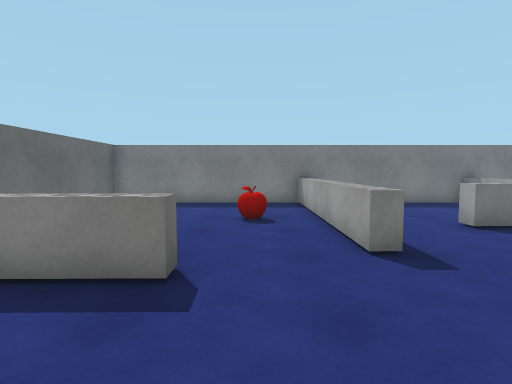
[1] (above)

15 first-person views from a walk through a Unity game level. The camera is 1.3 m above the floor, tilts 4° down and sees 80° across. The floor is counted in squares, 1 m on a side. Each view is taken from the middle of a square. On the plan, view 1 faces up. The plan holds only what a view shows up to about 14 squares ahead; the rest is blank. The player character is not drawn. Surface patterns are stand-ins for the level's own textures.

[2]
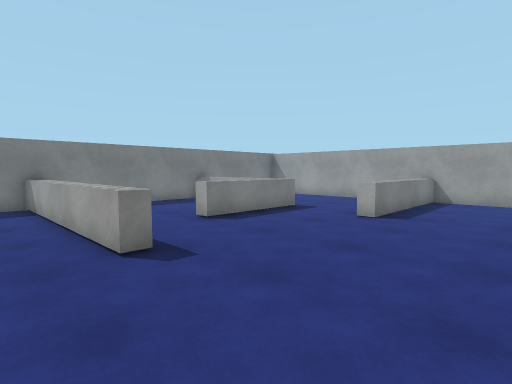

[3]
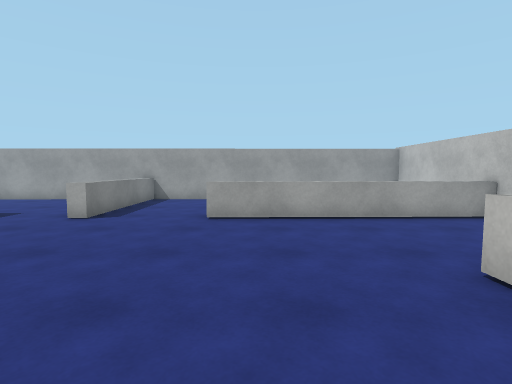

[4]
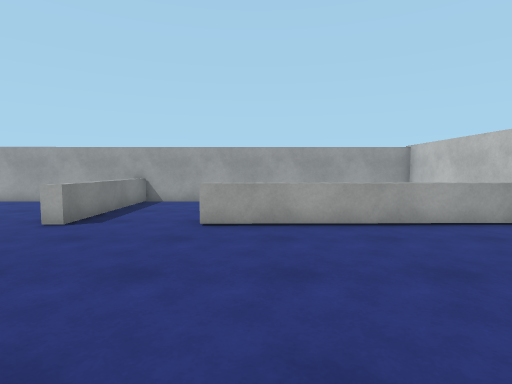

[5]
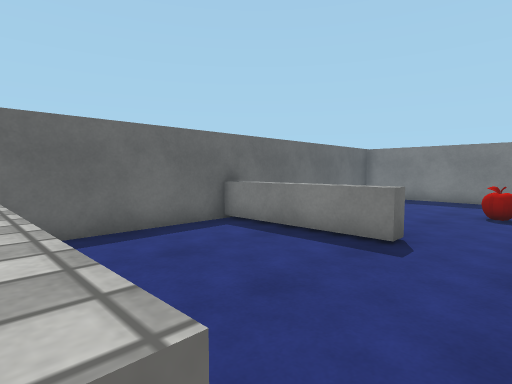

[6]
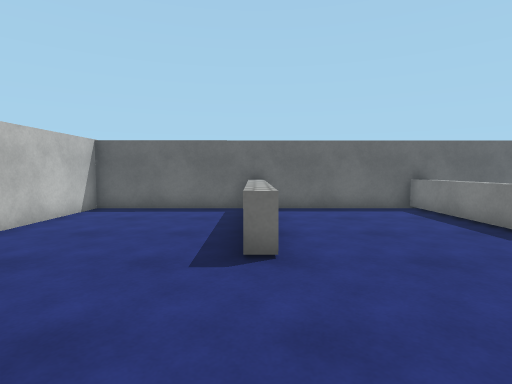

[7]
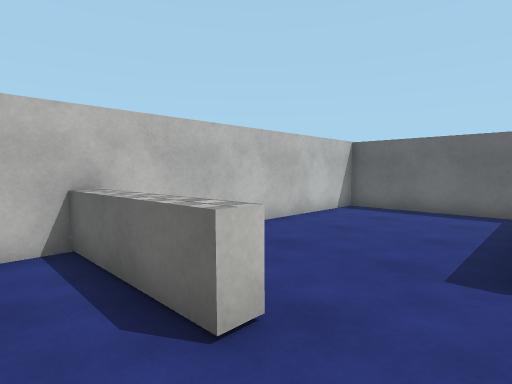

[8]
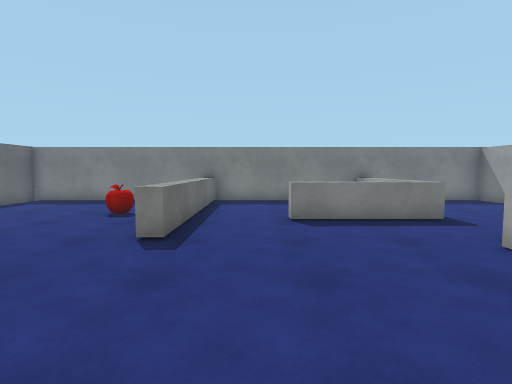

[9]
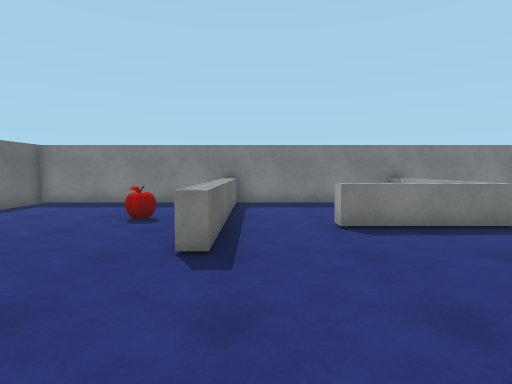

[10]
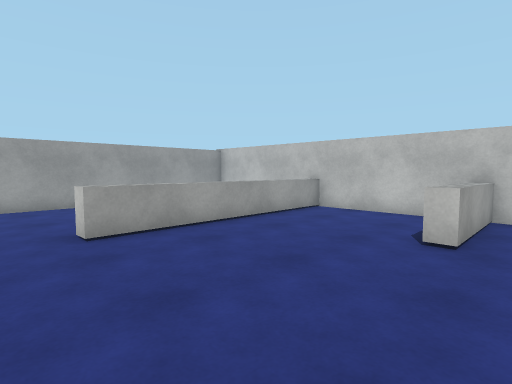

[11]
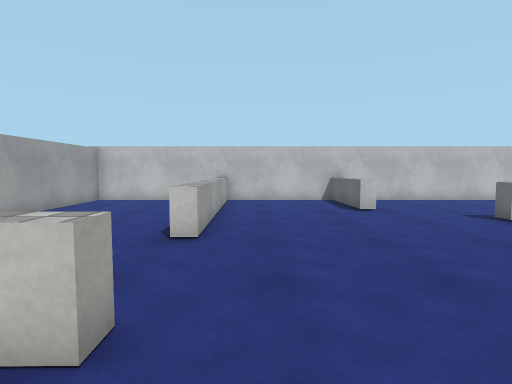

[12]
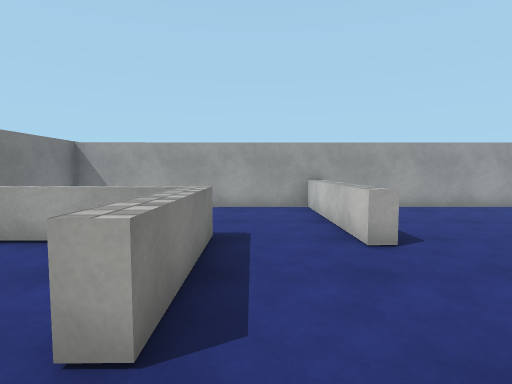

[13]
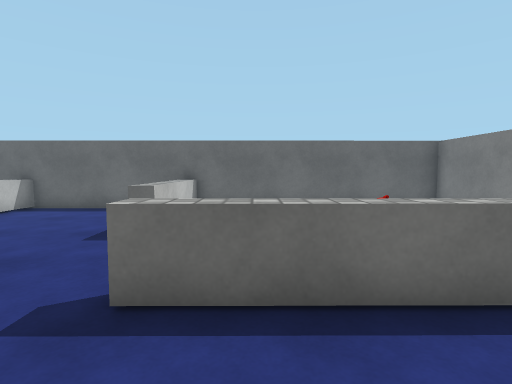

[14]
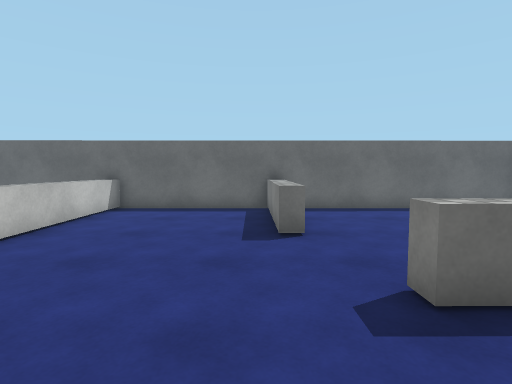

[15]
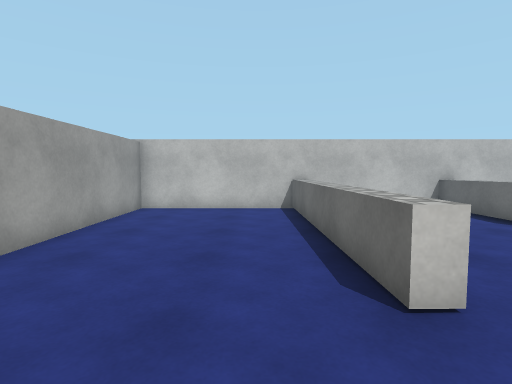

### Floor plan
Key: @ floor where view 1 was taken; # wall or solid block; . floor; = window, fence, low wall or low ledge; ^ raised ledge; A apple.
Columns run from 6 left of view 1 to 14 right of it. Each row starts with its distance up from view 1.
 13 #####################
 12 #.......^......=  ..#
 11 #.......^......=  ..#
 10 #.......^......= ...#
  9 #.......^......=....#
  8 #.....A.^......=....#
  7 #.......^..^^^^^....#
  6 #.......^...........#
  5 #.......^...........#
  4 #^^^^=........^^^===#
  3 #...................#
  2 #...................#
  1 #...................#
  0 #.....@.......==....#
 -1 #.............==....#
 -2 #^^^^^^.......==....#
 -3 #.............^=....#
 -4 #........==...^^....#
 -5 #........^=...^^....#
 -6 #........^....^^....#
 -7 #........^=...^^....#
 -8 #####################

Where each view was taken, in squares from view 1:
view 1: 0 up, 0 right, facing up
view 2: 0 up, 0 right, facing up-right
view 3: 1 down, 0 right, facing right
view 4: 1 down, 1 right, facing right
view 5: 2 down, 1 right, facing up-left
view 6: 2 down, 5 right, facing left
view 7: 2 down, 5 right, facing down-left
view 8: 1 down, 4 right, facing up
view 9: 0 up, 3 right, facing up
view 10: 2 up, 2 right, facing down-right
view 11: 6 up, 7 right, facing down
view 12: 6 up, 3 right, facing right
view 13: 6 up, 5 right, facing left
view 14: 3 up, 5 right, facing left
view 15: 3 up, 10 right, facing down
